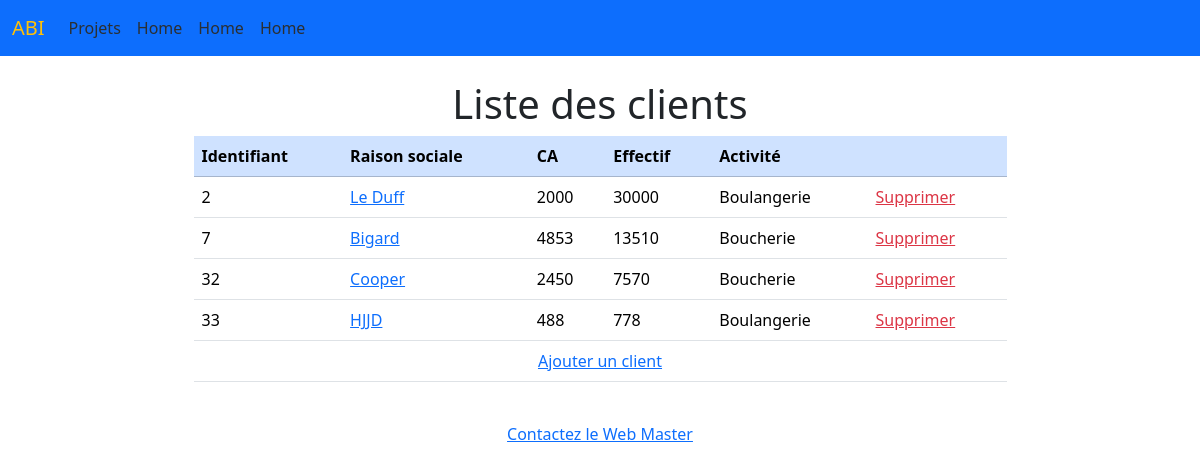
The page / on the database its author committed.
### tables this page shows
CREATE TABLE `clients` (
  `idClient` int NOT NULL,
  `raisonSociale` varchar(50) DEFAULT NULL,
  `adresseClient` varchar(50) DEFAULT NULL,
  `codePostal` varchar(50) DEFAULT NULL,
  `villeClient` varchar(50) DEFAULT NULL,
  `CA` int DEFAULT NULL,
  `effectifClient` int DEFAULT NULL,
  `telephoneClient` varchar(50) DEFAULT NULL,
  `typeClient` varchar(50) DEFAULT NULL,
  `natureClient` varchar(50) DEFAULT NULL,
  `commentaireClient` varchar(50) DEFAULT NULL,
  `idSect` int NOT NULL
);

CREATE TABLE `secteursActivite` (
  `idSect` int NOT NULL,
  `activite` varchar(50) DEFAULT NULL
);

### controleur/controleur.php (called while the page is built, shortened)
<?php
include 'modele/modele.php';
    function liste_clients(){
        $clients = get_all_clients();
        require "vue/listeClients.php";
    }
?>

### modele/modele.php (called while the page is built, shortened)
<?php
    function connect_db() {
        $dsn = "mysql:dbname=" . BASE . ";host=" . SERVER;
        try {
            $option = array(PDO::ATTR_ERRMODE => PDO::ERRMODE_EXCEPTION, PDO::MYSQL_ATTR_INIT_COMMAND => 'SET NAMES utf8');
            $connexion = new PDO($dsn, USER, PASSWD, $option);
        } catch (PDOException $e) {
            printf("Echec connexion : %s\n", $e->getMessage());
            exit();
        }
        return $connexion;
    }
      function get_all_clients(){
    $connexion = connect_db();
    $clients = array();
    $sql = "SELECT clients.idClient, clients.raisonSociale, clients.CA, clients.effectifClient, secteursActivite.activite
            FROM clients
            INNER JOIN secteursActivite ON clients.idSect = secteursActivite.idSect";
    foreach ($connexion->query($sql) as $row) {
        $clients[] = $row;
    }
    return $clients;
    }
?>

### vue/listeClients.php (the view, shortened to what this page needs)
<h1>Liste des clients</h1>
<div class="container col-lg-8 w-75">
  <table class="table ">
    <thead>
      <tr class="table-primary">
        <th>Identifiant</th>
        <th>Raison sociale</th>
        <th>CA</th>
        <th>Effectif</th>
        <th>Activité</th>
        <th></th>
      </tr>
    </thead>
    <tbody>
    <?php
            foreach($clients as $client){
                echo "<tr >";
                echo "<td class='colid'> $client[idClient] </td>";
                echo "<td class='colid'><a href=index.php?action=detail&idClient=$client[idClient]> $client[raisonSociale]</td>";
                echo "<td> $client[CA] </td>";
                echo "<td> $client[effectifClient] </td>";
                echo "<td> $client[activite] </td>";
                echo "<td class='colsuppr'><a href=index.php?action=suppr&idClient=$client[idClient] class='text-danger'>Supprimer</a></td>";
                echo "</tr>";
            }
        ?>
         <tr>
            <td colspan="6" class="ajout" style="text-align:center">
                <a href="index.php?action=add" >Ajouter un client</a>
            </td>
        </tr>
    </tbody>
  </table>
</div>
<?php
$content = ob_get_clean();
include "vue/baselayout.php";
?>

### index.php (shortened to what this page needs)
<?php
require_once 'controleur/controleur.php';
try {
    if (!isset($_GET["action"])) {
        liste_clients();
    }
} catch (Exception $e) {
    $msgErreur = $e->getMessage();
    echo "<div style='color:red; font-weight:bold;'>Erreur : {$msgErreur}</div>";
}
?>

### vue/baselayout.php (shortened to what this page needs)
<!DOCTYPE html>
<html lang="fr">
<head>
    <link rel="stylesheet" href="contenu/css/style.css">
    <link href="https://cdn.jsdelivr.net/npm/bootstrap@5.3.3/dist/css/bootstrap.min.css" rel="stylesheet">
</head>
<body>
    <header>
        <nav class="navbar navbar-expand-lg bg-primary">
            <div class="container-fluid">
                <a class="navbar-brand text-warning" href="#">ABI</a>
                <div class="collapse navbar-collapse" id="navbarSupportedContent">
                    <ul class="navbar-nav me-auto mb-2 mb-lg-0">
                            <li class="nav-item">
                                <a class="nav-link  text-secondary-emphasis" aria-current="page" href="./vue/listeProjets.php">Projets</a>
                            </li>
                            <li class="nav-item">
                                <a class="nav-link active text-secondary-emphasis" aria-current="page" href="#">Home</a>
                            </li>
                            <li class="nav-item">
                                <a class="nav-link active text-secondary-emphasis" aria-current="page" href="#">Home</a>
                            </li>
                            <li class="nav-item">
                                <a class="nav-link active text-secondary-emphasis" aria-current="page" href="#">Home</a>
                            </li>
                    </ul>
                </div>
            </div>
        </nav>
    </header>
    <div id="contenu" class="container mt-4">
        <?=$content?>
    </div>
     <br>
    <footer class="text-center" id='footer'>
        <a href='#' class="text-primary">Contactez le Web Master</a>
    </footer>
</body>
</html>

### contenu/css/style.css (style rules this page uses)
h1 { text-align: center; }

### rows shown on the page
clients: idClient "2", raisonSociale "Le Duff", CA "2000", effectifClient "30000", idSect.activite "Boulangerie"
clients: idClient "7", raisonSociale "Bigard", CA "4853", effectifClient "13510", idSect.activite "Boucherie"
clients: idClient "32", raisonSociale "Cooper", CA "2450", effectifClient "7570", idSect.activite "Boucherie"
clients: idClient "33", raisonSociale "HJJD", CA "488", effectifClient "778", idSect.activite "Boulangerie"
